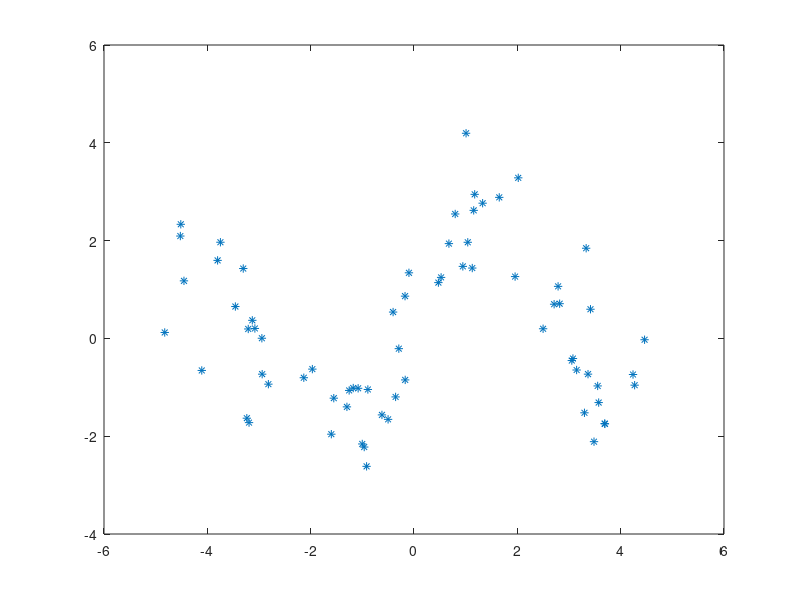

Write MATLAB code to recreate this figure. (Note: this script raises an error after producing the figure.)

% Regression
clc; clear all; close all;

%% DGP - Nonlinear regression

% parameters
% sig2 : noise
% bet  : coeff
% tau  : hyper on GP
% theta: hyper on GP
sig2  = 1;
nobs  = 70;

theta = 7.83; %hyperparameter in kernel
tau   = 3; %hyperparameter in kernel

% simulated data
X  = -5+10*rand(nobs,1);
Y  = 2*sin(X) + sqrt(sig2)*randn(nobs,1);
Yt = 2*sin(X); %without noise

plot(X,Y, '*')

Cn     = gp_K(X,X,tau,theta);
all(eig(Cn+sig2*eye(nobs))>0)
all(eig(Cn)>0)

% test cov function is psd
theta_set = linspace(0.1,5,100);
test = zeros(100,1);
for i=1:1:length(theta_set)
Cn     = gp_K(X,X,tau,theta_set(i));
test(i,1) = all(eig(Cn)>0);
end
plot(theta_set, test); ylim([-0.1, 1.1])

%% Housekeeping

% simulation setting
nsimul = 10000;

% -----------------------------------------------------------------------
% MH tuning parameters and prior
% -----------------------------------------------------------------------
    % sig2
    pr.sig2.T = 2;
    pr.sig2.V = sig2*(pr.sig2.T-1); %center around true sig2
    pr.sig2.fun = @(t) gampdf(1/t, pr.sig2.T, pr.sig2.V/2);
    
    % tau
    Ctau       = 140/nobs;
    pr.tau.m   = 1;
    pr.tau.V   = 4;
    pr.tau.fun = @(t) normpdf(t, pr.tau.m, sqrt(pr.tau.V));

    % theta
    Ctheta       = 10/nobs;
    pr.theta.m   = 1;
    pr.theta.V   = 4;
    pr.theta.fun = @(t) normpdf(t, pr.theta.m, sqrt(pr.theta.V)); % normal
    
%     pr.theta.a   = 5;
%     pr.theta.b   = xopt(3)*(pr.theta.a-1);
%     pr.theta.fun = @(t) gampdf(1/t, pr.theta.a, 1/pr.theta.b); % IG

%% Estimation - MAP without prior
% Maximize the marginal likelihood to get bet, tau, theta, sigma

% initial guess
sig20  = sig2;
theta0 = theta;
tau0   = tau;

% objective function
para0 = [sig20;theta0;tau0];
% para0 = [0.05, 0.5234, 0.1846, 0.4846];
option.Display = 'iter';
objfun = @(para) objfun_reg(Y,X,para);
[x,fval] = fminsearch(objfun, para0,option);
xopt = x;

%% Estimation - MAP with prior
% Maximize the marginal likelihood to get bet, tau, theta, sigma

% initial guess
sig20  = sig2;
theta0 = theta;
tau0   = tau;

% objective function
para0 = [sig20;theta0;tau0];
% para0 = [0.05, 0.5234, 0.1846, 0.4846];
option.Display = 'iter';
objfun = @(para) objfun_reg(Y,X,para) ...
    -log(pr.sig2.fun(para(1))) ...
    -log(pr.theta.fun(para(2))) ...
    -log(pr.tau.fun(para(3)));
[x,fval] = fminsearch(objfun, para0,option);
xpost = x;


%% Gibbs sampling

% initialization of gibbs sampler (from the marginal likelihood opt)
sig2old  = xopt(1);
thetaold = xpost(end-1);
tauold   = xpost(end);

% matrix to store
mh_eta   = zeros(nsimul,nobs);
mh_sig2  = zeros(nsimul,1);

mh_theta = zeros(nsimul,1);
mh_thetarej = zeros(nsimul,1);

mh_tau   = zeros(nsimul,1);
mh_taurej = zeros(nsimul,1);


% -----------------------------------------------------------------------
% Gibbs sampler starts here
% -----------------------------------------------------------------------
tic;
for simulind = 1:1:nsimul

    % -----------------------------------------------------------------------
    % eta update - multivariate normal
    Cn       = gp_K(X,X,tauold,thetaold);
    temp_C   = Cn/(Cn+sig2old*eye(nobs));
    CnInvKer = (temp_C + temp_C')/2; %symmetrize... numerical issue here
    eta_m    = CnInvKer*Y;
    eta_V    = sig2old*CnInvKer;
    etaold   = mvnrnd(eta_m',eta_V)';
    
    % Vinv = (sig2old*eye(nobs))^(-1) + Cn^(-1);
    % V = inv(Vinv);
    % m = Vinv\(Y/sig2old);
    % mvnrnd(m',V)
    
    % -----------------------------------------------------------------------
    % sig2 update - inverse gamma
    postT   = pr.sig2.T+1+nobs/2;
    postV   = pr.sig2.V + 1/2*sum((Y-etaold).^2);
    sig2old = gamrnd(postT, postV^(-1))^(-1);
    
    % -----------------------------------------------------------------------
    % tau update - MH step
    
    % step 1: propose tau
    taunew = tauold + Ctau*randn(1,1);
    if taunew >0 %we only care positive tau
        % step 2: calculate MH ratio
        Cn_new   = gp_K(X,X,taunew,thetaold);
        post_new = mvnpdf(etaold', zeros(1,nobs), Cn_new)*pr.tau.fun(taunew);
        
        Cn_old   = gp_K(X,X,tauold,thetaold);
        post_old = mvnpdf(etaold', zeros(1,nobs), Cn_old)*pr.tau.fun(tauold);
    else
        % if new tau is less than zero, we reject
        post_new = -inf;
        post_old = inf;
    end
        
    % step 3: reject/accept
    r = log(post_new)-log(post_old);
    if rand < exp(r) % accept
        tauold = taunew;
        taurej = 0;
    else
        taurej = 1;
    end

    % -----------------------------------------------------------------------
    % theta update - MH step
    
    % step 1: propose theta
    thetanew = thetaold + Ctheta*randn(1,1);
    if thetanew >0 %we only accept thetanew >0
        % step 2: calculate MH ratio
        Cn_new   = gp_K(X,X,tauold,thetanew);
        post_new = mvnpdf(etaold', zeros(1,nobs), Cn_new)*pr.theta.fun(thetanew);
        
        Cn_old   = gp_K(X,X,tauold,thetaold);
        post_old = mvnpdf(etaold', zeros(1,nobs), Cn_old)*pr.theta.fun(thetaold);
    else % if new theta is less than zero, we reject
        post_new = -inf;
        post_old = inf;
    end
    % step 3: reject/accept
    r = log(post_new)-log(post_old);
    if rand < exp(r) % accept
        thetaold = thetanew;
        thetarej = 0;
    else
        thetarej = 1;
%         disp('thetarej');
    end
    
    
    % -----------------------------------------------------------------------
    % Store matrix
    mh_eta(simulind,:)    = etaold';
    mh_sig2(simulind,1)   = sig2old;
    
    mh_tau(simulind,:)    = tauold;
    mh_taurej(simulind,1) = taurej;
    
    mh_theta(simulind,:)    = thetaold;
    mh_thetarej(simulind,1) = thetarej;
    
    % Report
    if rem(simulind,100) == 0
        disp([num2str(simulind), ' / ', num2str(nsimul), ' th iteration']);
        disp(['rej theta : ', num2str(mean(mh_thetarej(1:simulind,:)))]);
        disp(['rej tau : ', num2str(mean(mh_taurej(1:simulind,:)))]);
    end
end
toc;

%% In-sample prediction at posterior mean

% at posterior mean 
theta1 = mean(mh_theta,1);
tau1   = mean(mh_tau,1);
sig21  = mean(mh_sig2,1);

Xstar = linspace(-5,5,100)'; %interpolation points

[Zm, ZV] = gp_pred(X, Y, Xstar, theta1, tau1, sig21);
Zup  = Zm + 1.96*sqrt(diag(ZV));
Zlow = Zm - 1.96*sqrt(diag(ZV));

% at arbitrary hyperparameter
theta2 = 1;
tau2   = 1;
sig22  = 1;
[Zm2, ZV2] = gp_pred(X, Y, Xstar, theta2, tau2, sig22);
Zup2  = Zm2 + 1.96*sqrt(diag(ZV2));
Zlow2 = Zm2 - 1.96*sqrt(diag(ZV2));


%% Plot 1: MCMC sampler
figure(1)
subplot(3,1,1)
plot(mh_tau)
set(gca, 'fontsize', 15, 'linewidth', 2);
title(['tau : rej. rate = ', num2str(mean(mh_taurej))], 'fontsize', 20);
subplot(3,1,2)
plot(mh_theta)
set(gca, 'fontsize', 15, 'linewidth', 2);
title(['theta : rej. rate = ', num2str(mean(mh_thetarej))], 'fontsize', 20);
subplot(3,1,3)
plot(mh_sig2)
title(['sig2'], 'fontsize', 20);
set(gca, 'fontsize', 15, 'linewidth', 2);

% estimates
tab = [{'sig2'; 'theta'; 'tau'}, num2cell([xopt, xpost, mean([mh_sig2, mh_theta, mh_tau])', std([mh_sig2, mh_theta, mh_tau])'])];
disp('estimtes: MLE, MAP, Posterior mean, std');
disp(tab);

%% Plot 2a: In-sample prediction at the posterior mode
figure(2)
% plot(Xstar,Zm, 'k', 'linewidth', 2)
hold on
plot(X,Y, 'k*', 'markersize', 10, 'linewidth', 1)
plot(Xstar,2*sin(Xstar), 'b--', 'linewidth', 2);
l = legend('Data', 'True');
set(l, 'fontsize', 15);
jbfill(Xstar',Zup',Zlow','r','r',1,0.4)
hold off
set(gca, 'linewidth', 2, 'fontsize', 20);
title('In-sample prediction band (95%) at the posterior mode', 'fontsize', 20);

%% Plot 2b: In-sample prediction at the posterior mode
figure(20)
% plot(Xstar,Zm, 'k', 'linewidth', 2)
hold on
plot(X,Y, 'k*', 'markersize', 10, 'linewidth', 1)
plot(Xstar,2*sin(Xstar), 'b--', 'linewidth', 2);
l = legend('Data', 'True');
set(l, 'fontsize', 15);
jbfill(Xstar',Zup2',Zlow2','r','r',1,0.4)
hold off
set(gca, 'linewidth', 2, 'fontsize', 20);
title('In-sample prediction band (95%) at the \theta=1, \tau=1, \sigma^{2}=1', 'fontsize', 20);


%% Plot 3: prior-posterior
% pp_theta = gamrnd(pr.theta.a, 1/pr.theta.b, 1000,1).^(-1);
pp_theta   = [];
while(size(pp_theta,1)<1000)
    abc = pr.theta.m + sqrt(pr.theta.V)*randn(1,1);
    if abc>0
        pp_theta = [pp_theta; abc];
    end
end


pp_tau   = [];
while(size(pp_tau,1)<1000)
    abc = pr.tau.m + sqrt(pr.tau.V)*randn(1,1);
    if abc>0
        pp_tau = [pp_tau; abc];
    end
end

ymax = max([pp_theta; mh_theta]);
ymin = min([pp_theta; mh_theta]);

xmax = max([pp_tau; mh_tau]);
xmin = min([pp_tau; mh_tau]);


figure(3);
subplot(1,2,1)
scatter(pp_tau, pp_theta,3);
xlim([xmin, xmax]);
ylim([ymin, ymax]);
title('Pior', 'fontsize', 20);
set(gca, 'linewidth', 2, 'fontsize', 15)
subplot(1,2,2)
scatter(mh_tau, mh_theta, 3, 'r');
set(gca, 'linewidth', 2, 'fontsize', 15)
xlim([xmin, xmax]);
ylim([ymin, ymax]);
title('Posterior', 'fontsize', 20);

figure(4);
x = pp_theta;
y = mh_theta([1:10:nsimul],1);

gl = min([x;y]);
gl = 0;
gh = max([x;y]);
grid = linspace(gl,gh,100)';
fx = ksdensity(x,grid);
fy = ksdensity(y,grid);

plot(grid, fx, 'b', 'linewidth', 3);
hold on
plot(grid, fy, 'r', 'linewidth', 3);
hold off
set(gca, 'linewidth', 2, 'fontsize', 15)
l = legend('Prior', 'Posterior');
set(l, 'fontsize', 15);
title('theta', 'fontsize', 20);

figure(5);
x = pp_tau;
y = mh_tau([1:10:nsimul],1);

gl = min([x;y]);
gl = 0;
gh = max([x;y]);
grid = linspace(gl,gh,100)';
fx = ksdensity(x,grid);
fy = ksdensity(y,grid);

plot(grid, fx, 'b', 'linewidth', 3);
hold on
plot(grid, fy, 'r', 'linewidth', 3);
hold off
l = legend('Prior', 'Posterior');
set(l, 'fontsize', 15);
set(gca, 'linewidth', 2, 'fontsize', 15)
title('tau', 'fontsize', 20);






